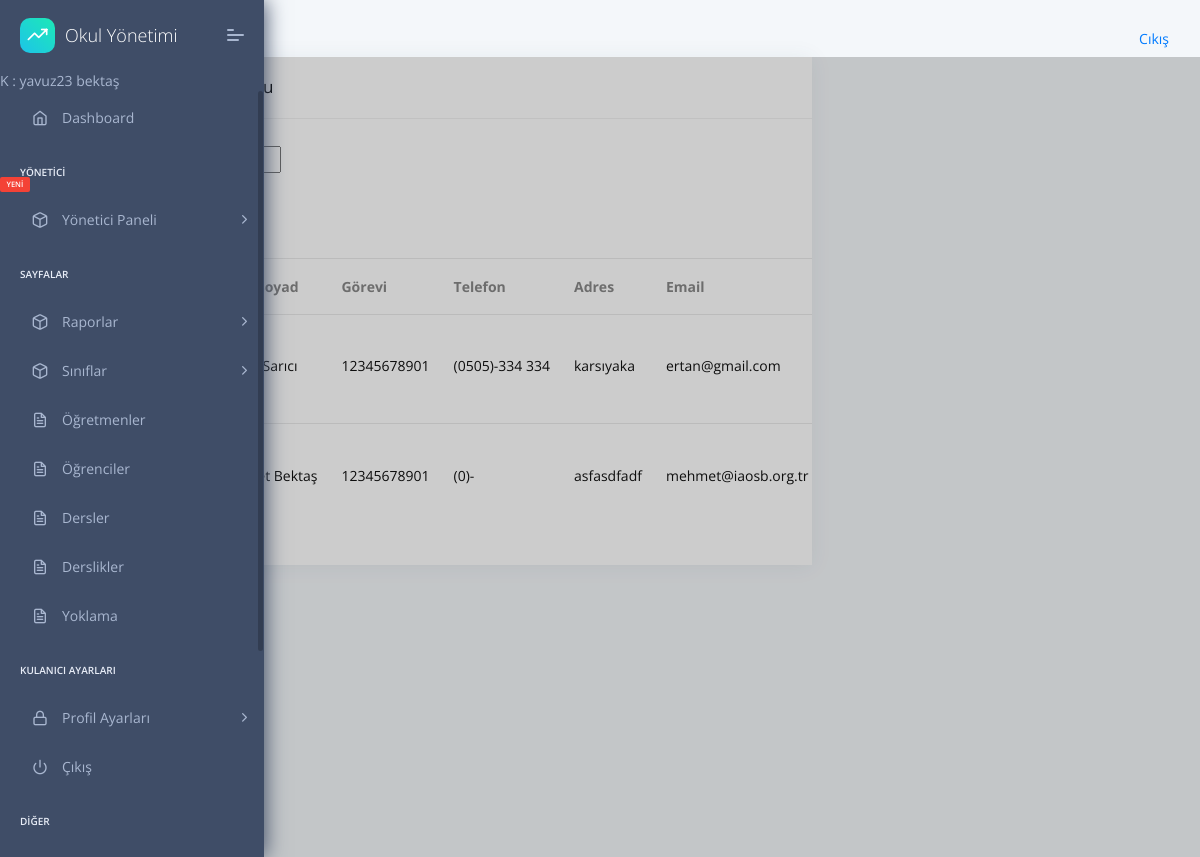
The page /student/list/ (signed in) on the database its author committed.
### apps/student/models.py (models this page shows, shortened)
class Student(models.Model):
    firstName= models.CharField(max_length=20,default="",unique=False,null=True,blank=True,)
    lastName=models.CharField(max_length=20,unique=False,null=True,blank=True,)
    TC = models.CharField(max_length=11,unique=False,null=True,blank=True,validators=[validateEven])
    phone = models.CharField(validators=[validatePhone], max_length=17,default="0",unique=False,null=True,blank=True,)
    address=models.TextField(unique=False,null=True,blank=True,)
    status=models.BooleanField(unique=False,null=True,blank=True,)
    middleSchool=models.ForeignKey(MiddleSchool,on_delete=models.CASCADE)
    session=models.ForeignKey(Session,on_delete=models.CASCADE)
    image=models.ImageField(unique=False,null=True,blank=True,upload_to='images',default='https://picsum.photos/200/300')
    health=models.TextField(unique=False,null=True,blank=True,)
    HESCode=models.CharField(max_length=12,unique=False,null=True,blank=True,validators=[validateHesCode])
    birtdate=DateField(("Doğum Tarihiniz"), auto_now=False, auto_now_add=False,unique=False,null=True,blank=True,)
    email=models.EmailField()
    genders=(('Kız','Kız'),
              ('Erkek','Erkek'),
              ('Diger','Diğer'),
    )
    gender=CharField(max_length=10 ,choices=genders,unique=False,blank=True,null=True)

### apps/student/views.py (the view, shortened to what this page needs)
# urls.py: path('list/', views.StudentFilterView.as_view(),name='student-list'),
class StudentFilterView(ListView):
    paginate_by = 3
    model = Student
    def get_context_data(self, **kwargs):
        context = super().get_context_data(**kwargs)
        context['filter']=StudentFilter(self.request.GET,queryset=self.get_queryset())
        return context
    template_name="student/std-list.html"
    def get_queryset(self):
        queryset = Student.objects.all()
        return queryset

### apps/templates/student/std-list.html (shortened to what this page needs)
{% extends "layouts/base.html" %}
{% block content %}
 <div class="col-xl-8 col-md-6">
    <div class="card Recent-Users">
        <div class="card-header">
            <h5>Kullanıcılar Tablosu</h5>
        </div>
        <form method="GET">
            <form action="" method="get">
                <div class="form-group" >
                    <label for="inputAddress5" >Ad</label>
                </div>
                <button type="submit" >search</button>
            </form>
    </form>
        <div class="card-block px-0 py-3">
            <div class="table-responsive">
                <table class="table table-hover">
                    <thead>
                        <tr>-
                        <th scope="col">Profil Resmi</th>
                          <th scope="col">Ad ve Soyad</th>
                          <th scope="col">Görevi</th>
                          <th scope="col">Telefon</th>
                          <th scope="col">Adres</th>
                          <th scope="col">Email</th>
                        </tr>
                      </thead>
                    <tbody>
                        {% for student in filter.qs %}
                        <tr class="unread">
                            <td><img class="rounded-circle" style="width:50px;" src="{{media_url}}{{student.image}}" alt="activity-user"></td>
                            <td title="Ad Soyad">
                                <h6 class="mb-1">{{student.firstName}} {{student.lastName}}</h6>
                            </td>
                            <td>
                                <h6 class="mb-1">{{student.TC}} </h6>
                            </td>
                            <td>
                                <h6 class="mb-1">{{student.phone}} </h6>
                            </td>
                            <td>
                                <h6 class="mb-1">{{student.address}}</h6>
                            </td>
                            <td>
                                <h6 class="mb-1">{{student.email}} </h6>
                            </td>
                        </tr>
                       {% endfor %}
                    </tbody>
                </table>
            </div>
        </div>
    </div>
</div>
{% endblock content %}

### apps/templates/includes/sidebar.html (shortened to what this page needs)
     <nav class="pcoded-navbar">
        <div class="navbar-wrapper">
            <div class="navbar-brand header-logo">
                <a target="_blank"
                href="#"
                   class="b-brand">
                    <div class="b-bg">
                        <i class="feather icon-trending-up"></i>
                    </div>
                    <span class="b-title">Okul Yönetimi</span>
                </a>
                <a class="mobile-menu" id="mobile-collapse" href="javascript:"><span></span></a>
            </div>
            <div class="nav-item">
                <span>K :  {{user.first_name}} {{user.last_name}}</span>
            </div>
            <div class="navbar-content scroll-div">
                <ul class="nav pcoded-inner-navbar">
                    <li class="nav-item {% if 'index' in segment %} active {% endif %}">
                        <a href="/" class="nav-link "><span class="pcoded-micon"><i class="feather icon-home"></i></span><span class="pcoded-mtext">Dashboard</span></a>
                    </li>
                    {% if user.is_staff %}
                    <li class="nav-item pcoded-menu-caption">
                        <label>Yönetici<span class="pcoded-badge label label-danger">YENİ</span></label>
                    </li>
                    <li data-username="basic components Button Alert Badges breadcrumb Paggination progress Tooltip popovers Carousel Cards Collapse Tabs pills Modal Grid System Typography Extra Shadows Embeds" class="nav-item pcoded-hasmenu">
                        <a href="javascript:" class="nav-link "><span class="pcoded-micon"><i class="feather icon-box"></i></span><span class="pcoded-mtext">Yönetici Paneli</span></a>
                        </li>
                    {% endif %}
                    <li class="nav-item pcoded-menu-caption">
                        <label>Sayfalar</label>
                    </li>
                    <li data-username="basic components Button Alert Badges breadcrumb Paggination progress Tooltip popovers Carousel Cards Collapse Tabs pills Modal Grid System Typography Extra Shadows Embeds" class="nav-item pcoded-hasmenu">
                        <a href="javascript:" class="nav-link "><span class="pcoded-micon"><i class="feather icon-box"></i></span><span class="pcoded-mtext">Raporlar</span></a>
                        </li>
                        <li data-username="basic components Button Alert Badges breadcrumb Paggination progress Tooltip popovers Carousel Cards Collapse Tabs pills Modal Grid System Typography Extra Shadows Embeds" class="nav-item pcoded-hasmenu">
                        <a href="javascript:" class="nav-link"><span class="pcoded-micon"><i class="feather icon-box"></i></span><span class="pcoded-mtext">Sınıflar</span></a>
                    </li>
                    <li data-username="form elements advance componant validation masking wizard picker select"
                        class="nav-item {% if 'usr-ogretmenler' in segment %} active {% endif %}">
                        <a href="/usr-ogretmenler.html" class="nav-link "><span class="pcoded-micon"><i class="feather icon-file-text"></i></span><span class="pcoded-mtext">Öğretmenler</span></a>
                    </li>
                    <li data-username="form elements advance componant validation masking wizard picker select"
                        class="nav-item {% if 'usr-ogrenciler' in segment %} active {% endif %}">
                        <a href="/student/list" class="nav-link "><span class="pcoded-micon"><i class="feather icon-file-text"></i></span><span class="pcoded-mtext">Öğrenciler</span></a>
                    </li>
                    <li data-username="form elements advance componant validation masking wizard picker select"
                        class="nav-item {% if 'page-dersler' in segment %} active {% endif %}">
                        <a href="/page-dersler.html" class="nav-link "><span class="pcoded-micon"><i class="feather icon-file-text"></i></span><span class="pcoded-mtext">Dersler</span></a>
                    </li>
                    <li data-username="form elements advance componant validation masking wizard picker select"
                        class="nav-item {% if 'page-dersler' in segment %} active {% endif %}">
                        <a href="/page-blank.html" class="nav-link "><span class="pcoded-micon"><i class="feather icon-file-text"></i></span><span class="pcoded-mtext">Derslikler</span></a>
                    </li>
                    <li data-username="form elements advance componant validation masking wizard picker select"
                        class="nav-item {% if 'page-dersler' in segment %} active {% endif %}">
                        <a href="/page-blank.html" class="nav-link "><span class="pcoded-micon"><i class="feather icon-file-text"></i></span><span class="pcoded-mtext">Yoklama</span></a>
                    </li>
                    <li class="nav-item pcoded-menu-caption">
                        <label>Kulanıcı Ayarları</label>
                    </li>
                    <li data-username="Authentication Sign up Sign in reset password Change password Personal information profile settings map form subscribe" class="nav-item pcoded-hasmenu">
                        <a href="javascript:" class="nav-link "><span class="pcoded-micon"><i class="feather icon-lock"></i></span><span class="pcoded-mtext">Profil Ayarları</span></a>
                    </li>
                    <li data-username="Disabled Menu" class="nav-item">
                        <a href="{% url 'logout' %}" class="nav-link">
                            <span class="pcoded-micon"><i class="feather icon-power"></i></span><span class="pcoded-mtext">Çıkış</span>
                        </a>
                    </li>
                    <li class="nav-item pcoded-menu-caption">
                        <label>Diğer</label>
                    </li>
                    <li data-username="basic components Button Alert Badges breadcrumb Paggination progress Tooltip popovers Carousel Cards Collapse Tabs pills Modal Grid System Typography Extra Shadows Embeds" class="nav-item pcoded-hasmenu">
                        <a href="javascript:" class="nav-link "><span class="pcoded-micon"></span><span class="pcoded-mtext">Diğer</span></a>
                        </li>
                </ul>
            </div>
        </div>
    </nav>

### rows shown on the page
Student: lastName "Sarıcı", TC "12345678901", phone "(0505)-334 334", address "karsıyaka", email "ertan@gmail.com"
Student: lastName "Bektaş", TC "12345678901", phone "(0)-", address "asfasdfadf", email "mehmet@iaosb.org.tr"

### other values the page prints
{{ user.first_name }} "yavuz23"
{{ user.last_name }} "bektaş"
